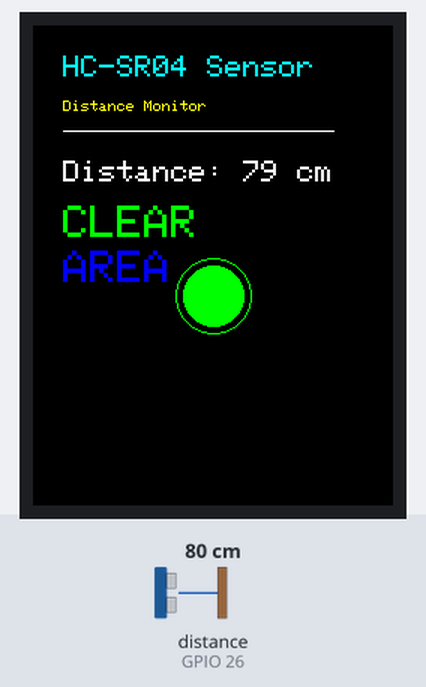
Bench run of a sketch on a simulated ESP32. On the bench: 240×320 colour display. Wiring (inferred from the names in the program): ultrasonic range finder: trigger GPIO 27; echo GPIO 26. Inputs (shaded band) come from the test bench; at power-on: distance to the obstacle (sensor on GPIO 26) 80 cm. The echo pulse lasts 58.3 µs per cm; what the sketch prints to the serial monitor is not drawn.

Above: at 1.4 s.
1.5 s: distance to the obstacle (sensor on GPIO 26) set to 2 cm
At 2.7 s:
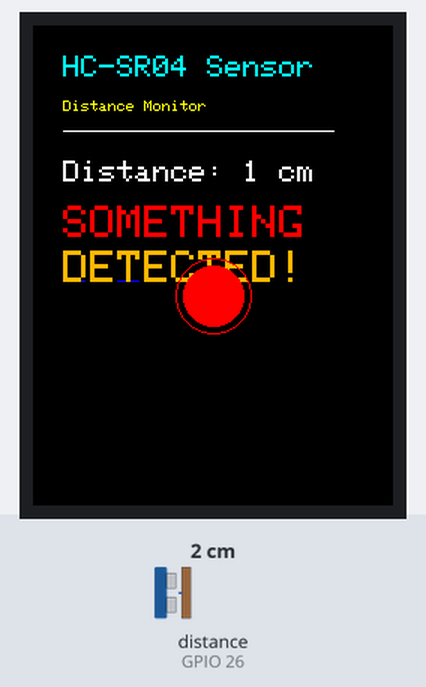
3.0 s: distance to the obstacle (sensor on GPIO 26) set to 4 cm
4.5 s: distance to the obstacle (sensor on GPIO 26) set to 9 cm
Timing chart, 0 to 7.5 s (numbered marks = the images above; inputs shaded):
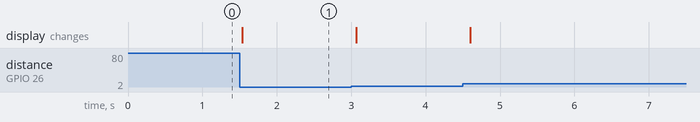

The sketch:

ultrasonic_display.ino
```cpp
#include <SPI.h>
#include <TFT_eSPI.h>

// HC-SR04 pins
const int trigPin = 27;  // TX/SDA
const int echoPin = 26;  // RX/SCL

TFT_eSPI tft = TFT_eSPI();

// Variables for distance measurement
long duration;
int distance;
int lastDistance = -1;

void setup() {
  Serial.begin(115200);

  // Initialize display
  tft.init();
  tft.setRotation(2);

  // Initialize HC-SR04 pins
  pinMode(trigPin, OUTPUT);
  pinMode(echoPin, INPUT);

  // Clear screen and display initial message
  tft.fillScreen(TFT_BLACK);
  displayHeader();

  Serial.println("Ultrasonic sensor initialized!");
}

void loop() {
  // Measure distance
  distance = measureDistance();

  // Only update display if distance changed significantly
  if (abs(distance - lastDistance) > 1) {
    displayDistance(distance);
    lastDistance = distance;
  }

  // Print to serial
  Serial.print("Distance: ");
  Serial.print(distance);
  Serial.println(" cm");

  delay(100); // Small delay between measurements
}

int measureDistance() {
  // Clear the trigPin
  digitalWrite(trigPin, LOW);
  delayMicroseconds(2);

  // Set the trigPin HIGH for 10 microseconds
  digitalWrite(trigPin, HIGH);
  delayMicroseconds(10);
  digitalWrite(trigPin, LOW);

  // Read the echoPin, returns the sound wave travel time in microseconds
  duration = pulseIn(echoPin, HIGH);

  // Calculate the distance
  distance = duration * 0.034 / 2;

  // Limit distance to reasonable range
  if (distance > 400) distance = 400;
  if (distance < 0) distance = 0;

  return distance;
}

void displayHeader() {
  // Title
  tft.setTextColor(TFT_CYAN);
  tft.setTextSize(2);
  tft.setCursor(20, 20);
  tft.println("HC-SR04 Sensor");

  // Subtitle
  tft.setTextColor(TFT_YELLOW);
  tft.setTextSize(1);
  tft.setCursor(20, 50);
  tft.println("Distance Monitor");

  // Draw separator line
  tft.drawLine(20, 70, 200, 70, TFT_WHITE);
}

void displayDistance(int dist) {
  // Clear previous readings
  tft.fillRect(20, 90, 180, 80, TFT_BLACK);

  // Display distance value
  tft.setTextColor(TFT_WHITE);
  tft.setTextSize(2);
  tft.setCursor(20, 90);
  tft.print("Distance: ");
  tft.print(dist);
  tft.println(" cm");

  // Simple detection: within 30cm or not
  tft.setTextSize(3);
  tft.setCursor(20, 120);

  if (dist <= 30) {
    // Something detected within 30cm
    tft.setTextColor(TFT_RED);
    tft.println("SOMETHING");
    tft.setTextColor(TFT_ORANGE);
    tft.setCursor(20, 150);
    tft.println("DETECTED!");

    // Draw warning circle
    tft.drawCircle(120, 180, 25, TFT_RED);
    tft.fillCircle(120, 180, 20, TFT_RED);
  } else {
    // Nothing detected within 30cm
    tft.setTextColor(TFT_GREEN);
    tft.println("CLEAR");
    tft.setTextColor(TFT_BLUE);
    tft.setCursor(20, 150);
    tft.println("AREA");

    // Draw clear circle
    tft.drawCircle(120, 180, 25, TFT_GREEN);
    tft.fillCircle(120, 180, 20, TFT_GREEN);
  }
}
```

Measured:
- after the input at 1.5 s, the display: changes at once (image 1)
